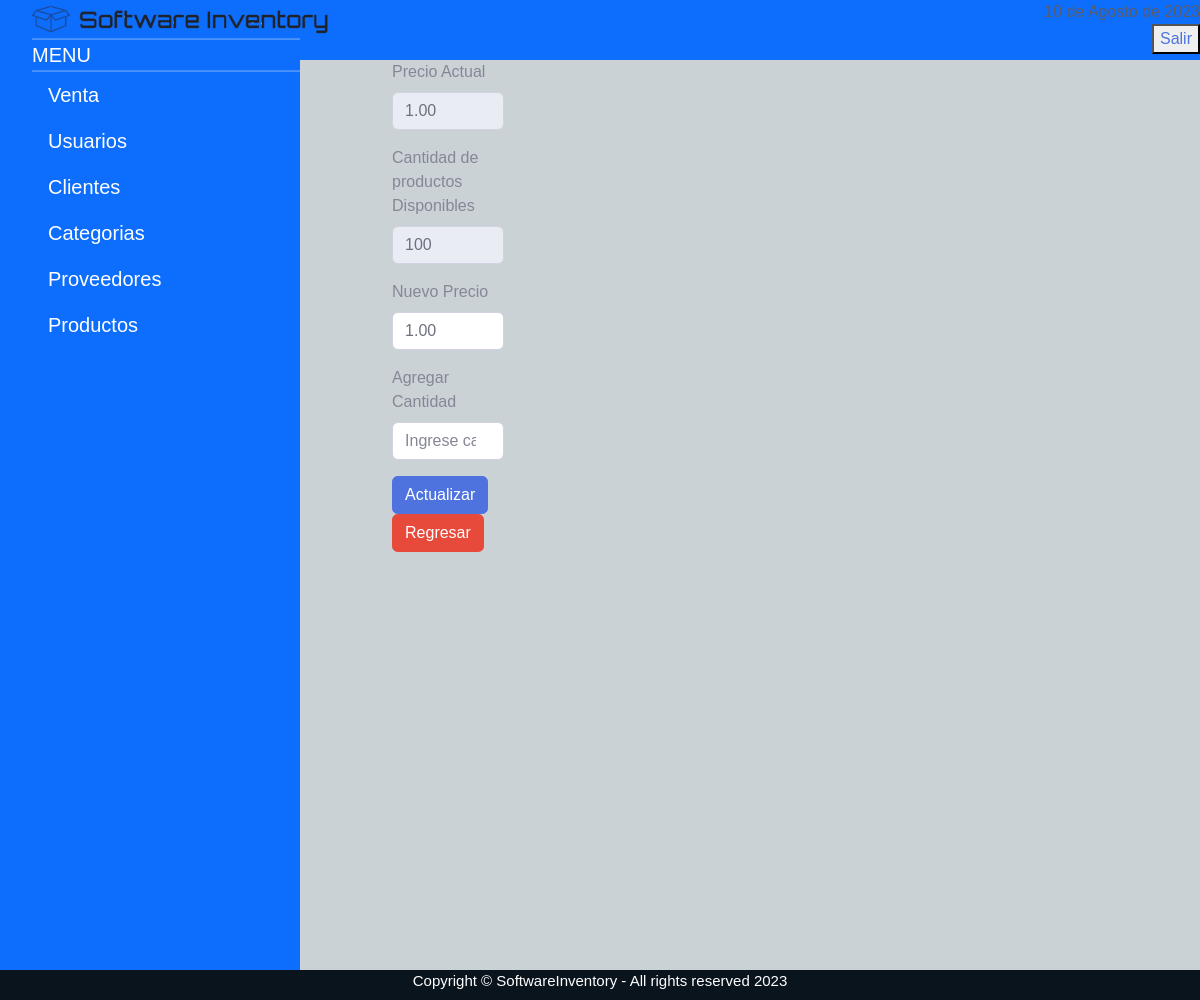
Screenshot of /sistema/agregar_producto.php?id=1 (signed in) with the database file from the repository.
### tables this page shows
create table productos (idproducto int primary key auto_increment, codigobarras varchar(100), descripcion varchar (200), precioventa decimal(10,2), preciocosto decimal(10,2), stock int, idcategoria int, idproveedor int);

### sistema/agregar_producto.php (the view, shortened to what this page needs)
<?php
include_once "includes/header.php";
if (empty($_REQUEST['id'])) {
    header("Location: listar_productos.php");
} else {
    $id_producto = $_REQUEST['id'];
    $query_producto = mysqli_query($conectar, "SELECT idproducto, descripcion, idproveedor, precioventa, stock FROM productos WHERE idproducto = $id_producto");
    $result_producto = mysqli_num_rows($query_producto);
    if ($result_producto > 0) {
        $data_producto = mysqli_fetch_assoc($query_producto);
    } else {
        header("Location: listar_productos.php");
    }
}
?>
		<div id="contenido">
            <div class="container-fluid">
                <div class="row">
                    <div class="col-lg-6 m-auto">
                        <form action="" method="post">
                            <div class="form-group">
                                <label for="precio">Precio Actual</label>
                                <input type="number" class="form-control" value="<?php echo $data_producto['precioventa']; ?>" disabled>
                            </div>
                            <div class="form-group">
                                <label for="precio">Cantidad de productos Disponibles</label>
                                <input type="number" class="form-control" value="<?php echo $data_producto['stock']; ?>" disabled>
                            </div>
                            <div class="form-group">
                                <label for="precio">Nuevo Precio</label>
                                <input type="number" placeholder="Ingrese nombre del precio" name="precio" class="form-control" value="<?php echo $data_producto['precioventa']; ?>">
                            </div>
                            <div class="form-group">
                                <label for="cantidad">Agregar Cantidad</label>
                                <input type="number" placeholder="Ingrese cantidad" name="cantidad" id="cantidad" class="form-control">
                            </div>
                            <input type="submit" value="Actualizar" class="btn btn-primary">
                            <a href="listar_productos.php" class="btn btn-danger">Regresar</a>
                        </form>
                    </div>
                </div>
            </div>
        </div>
<?php include_once "includes/footer.php"; ?>

### sistema/style/style.css (style rules this page uses)
body { background-color: rgb(255, 255, 255); font-family: arial; background: #4d66754b; }
.row { width: max-content; height: max-content; }
#contenido { float: left; height: 900px; width: 550px; }

### rows the page displays
productos: precioventa "1.00", stock "100", precio "1.00"

### other values shown
fechaBogota() "10 de Agosto de 2023"
